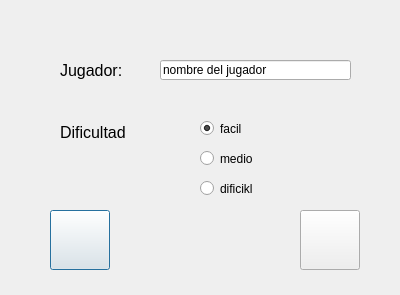
<?xml version="1.0" encoding="UTF-8"?>
<ui version="4.0">
 <class>nivel</class>
 <widget class="QDialog" name="nivel">
  <property name="geometry">
   <rect>
    <x>0</x>
    <y>0</y>
    <width>400</width>
    <height>295</height>
   </rect>
  </property>
  <property name="windowTitle">
   <string>Juego Nuevo</string>
  </property>
  <widget class="QPushButton" name="pushButton">
   <property name="geometry">
    <rect>
     <x>50</x>
     <y>210</y>
     <width>60</width>
     <height>60</height>
    </rect>
   </property>
   <property name="text">
    <string/>
   </property>
   <property name="icon">
    <iconset resource="images.qrc">
     <normaloff>:/images/visto.png</normaloff>:/images/visto.png</iconset>
   </property>
   <property name="iconSize">
    <size>
     <width>60</width>
     <height>60</height>
    </size>
   </property>
  </widget>
  <widget class="QPushButton" name="pushButton_2">
   <property name="geometry">
    <rect>
     <x>300</x>
     <y>210</y>
     <width>60</width>
     <height>60</height>
    </rect>
   </property>
   <property name="text">
    <string/>
   </property>
   <property name="icon">
    <iconset resource="images.qrc">
     <normaloff>:/images/x.png</normaloff>:/images/x.png</iconset>
   </property>
   <property name="iconSize">
    <size>
     <width>60</width>
     <height>60</height>
    </size>
   </property>
  </widget>
  <widget class="QRadioButton" name="facil">
   <property name="geometry">
    <rect>
     <x>200</x>
     <y>120</y>
     <width>82</width>
     <height>17</height>
    </rect>
   </property>
   <property name="text">
    <string>facil</string>
   </property>
   <property name="checked">
    <bool>true</bool>
   </property>
  </widget>
  <widget class="QRadioButton" name="medio">
   <property name="geometry">
    <rect>
     <x>200</x>
     <y>150</y>
     <width>82</width>
     <height>17</height>
    </rect>
   </property>
   <property name="text">
    <string>medio</string>
   </property>
  </widget>
  <widget class="QRadioButton" name="dificil">
   <property name="geometry">
    <rect>
     <x>200</x>
     <y>180</y>
     <width>82</width>
     <height>17</height>
    </rect>
   </property>
   <property name="text">
    <string>dificikl</string>
   </property>
  </widget>
  <widget class="QLabel" name="label">
   <property name="geometry">
    <rect>
     <x>60</x>
     <y>60</y>
     <width>71</width>
     <height>21</height>
    </rect>
   </property>
   <property name="text">
    <string>&lt;html&gt;&lt;head/&gt;&lt;body&gt;&lt;p&gt;&lt;span style=&quot; font-size:12pt;&quot;&gt;Jugador:&lt;/span&gt;&lt;/p&gt;&lt;/body&gt;&lt;/html&gt;</string>
   </property>
  </widget>
  <widget class="QLineEdit" name="nombretexto">
   <property name="geometry">
    <rect>
     <x>160</x>
     <y>60</y>
     <width>191</width>
     <height>20</height>
    </rect>
   </property>
   <property name="text">
    <string>nombre del jugador</string>
   </property>
  </widget>
  <widget class="QLabel" name="label_2">
   <property name="geometry">
    <rect>
     <x>60</x>
     <y>122</y>
     <width>101</width>
     <height>21</height>
    </rect>
   </property>
   <property name="text">
    <string>&lt;html&gt;&lt;head/&gt;&lt;body&gt;&lt;p&gt;&lt;span style=&quot; font-size:12pt;&quot;&gt;Dificultad&lt;/span&gt;&lt;/p&gt;&lt;/body&gt;&lt;/html&gt;</string>
   </property>
  </widget>
 </widget>
 <resources>
  <include location="images.qrc"/>
 </resources>
 <connections/>
</ui>
